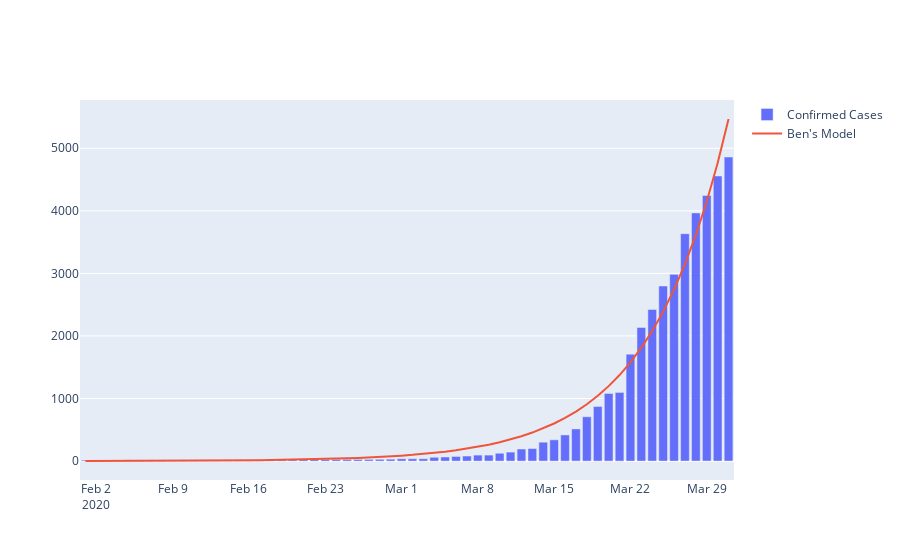

Notebook code for this chart:
### Markdown cell above
## Validate your model
You will need to do more work to validate your model, but just to eyeball the results we will plot it along side the confirmed cases data.

### Code cell
fig = go.Figure()
fig.add_trace(go.Bar(x=data['date'],
                     y=y,
                     name='Confirmed Cases'))
fig.add_trace(go.Scatter(x=data['date'],
                         y=predict(X, **params),
                         name="Ben's Model"))
fig.show()
